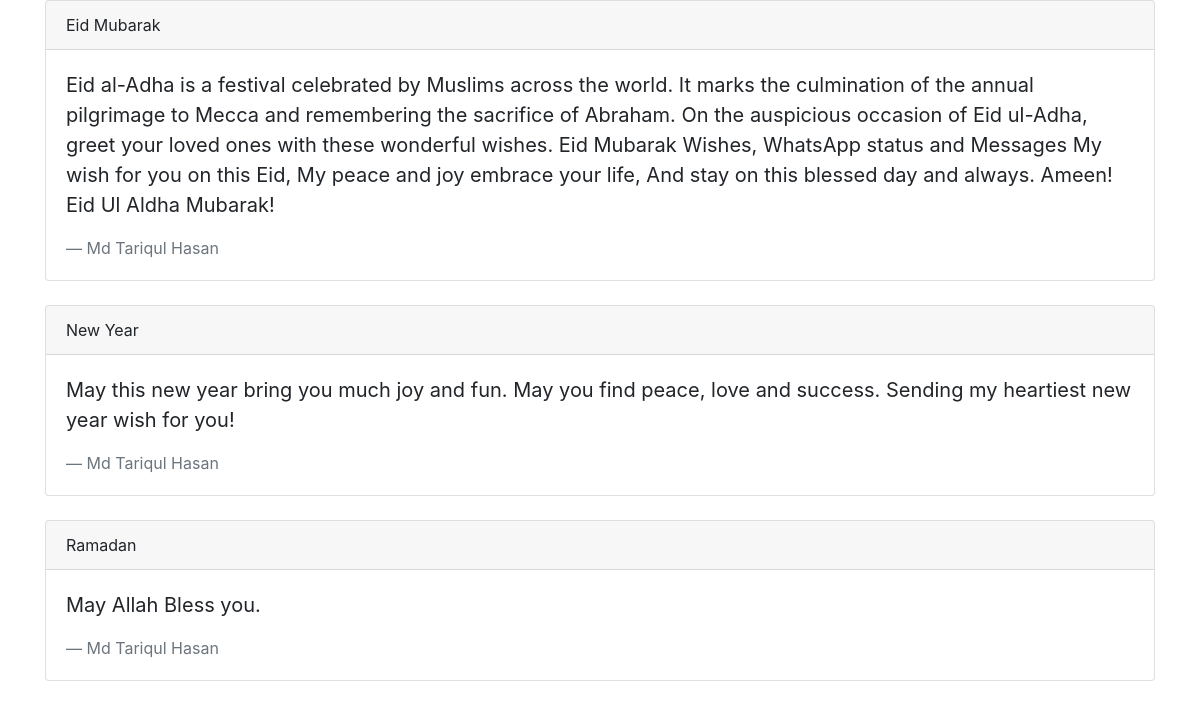
/home/, run on the app's committed database.
### Messageapp/models.py (models this page shows, shortened)
class Message(models.Model):
    message = models.TextField()
    message_category = models.ForeignKey(
        'MessageCategory', on_delete=models.CASCADE
    )

class MessageCategory(models.Model):
    title = models.CharField(max_length=50)
    pdfUpload = models.FileField(upload_to='uploads/%Y/%m/%d/')
    def __str__(self):
        return self.title

### Messageapp/views.py (the view)
# urls.py: path('', views.HomeView.as_view(), name="home"),
class HomeView(ListView):
    template_name = "home.html"
    model = Message
    def get_queryset(self):
        query_set = super().get_queryset()
        return query_set.select_related('message_category')

### templates/home.html
{% extends 'base.html' %}
 {% block body %}
    <div class="container">
    {% for message in object_list %}
        <div class="card">
            <div class="card-header">
                {{message.message_category}}
            </div>
            <div class="card-body">
                <blockquote class="blockquote mb-0">
                    <p>{{ message.message }}</p>
                    <footer class="blockquote-footer">Md Tariqul Hasan</footer>
                </blockquote>
            </div>
        </div>
        <br>
    {% endfor %}
    </div>
 {% endblock %}

### templates/base.html (shortened to what this page needs)
<!DOCTYPE html>
<html lang="en">
<head>
    <link rel="stylesheet" href="https://stackpath.bootstrapcdn.com/bootstrap/4.3.1/css/bootstrap.min.css">
</head>
<body>
     {% block body %}
     {% endblock %}
</body>
</html>

### data on the page
Message: message_category "Eid Mubarak", message "Eid al-Adha is a festival celebrated by Muslims across the world. It marks the culmination of the annual pilgrimage to Mecca and remembering the sacrifice of Abraham. On the auspicious occasion of Eid ul-Adha, greet your loved ones with these wonderful wishes. Eid Mubarak Wishes, WhatsApp status and Messages My wish for you on this Eid, My peace and joy embrace your life, And stay on this blessed day and always. Ameen! Eid Ul Aldha Mubarak!"
Message: message_category "New Year", message "May this new year bring you much joy and fun. May you find peace, love and success. Sending my heartiest new year wish for you!"
Message: message_category "Ramadan", message "May Allah Bless you."
